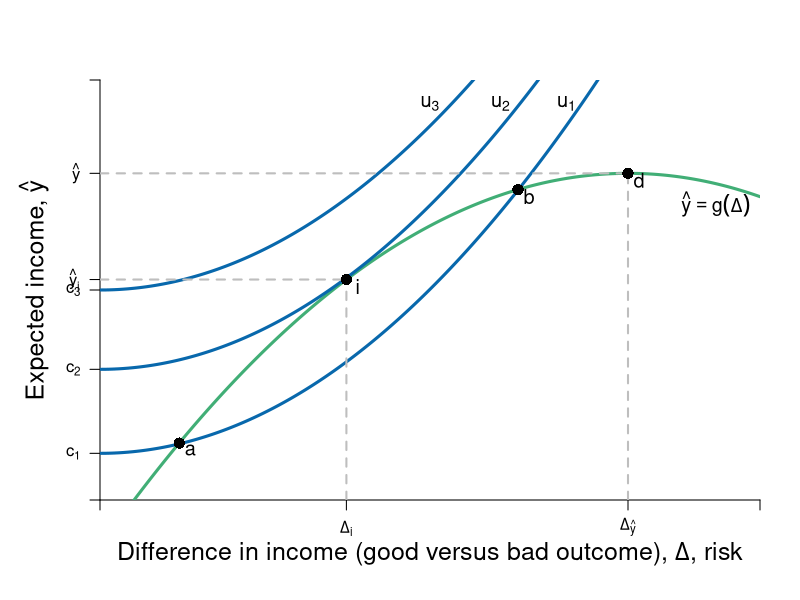

The R script that drew this image:
require(ggplot2)
require(shape)
pdf(file = "risk/risk_return.pdf", width = 9, height = 7)

#Set parameters for graphics
axislabelsize <- 1.5
labelsize <- 1.2
graphlinewidth <- 3
segmentlinewidth <- 2
a <- c(2, 4, 6)


COL <- c("#7fc97f", "#beaed4", "#fdc086", "#ffff99", "#386cb0", "#f0027f", "#bf5b17", "#666666")
COLA <- c("#e0f3db", "#99d8c9","#66c2a4","#41ae76", "#238b45", "#005824")
COLB <- c("#c6dbef", "#4eb3d3", "#2b8cbe", "#0868ac","#084081")
COLC <- c("#fcfbfd", "#efedf5", "#dadaeb", "#bcbddc", "#9e9ac8", "#807dba", "#6a51a3", "#54278f", "#3f007d")

par(mar =  c(5, 5, 4, 2))
xlims <- c(0, 15)
ylims <- c(0, 18)

riskreturn <- function(g, int1 = 14, int2 = 4, coeff = 1/3){
  int1 - (int2 - (coeff)*g)^2
}

indiffA <- function(g, intercept = 3, slope = 0.125){
  intercept  + slope*g^2
}


#Plot command 
plot(0, 0, xlim = xlims, ylim = ylims, 
     type = "n",
     xlab = expression(paste("")),
     ylab = expression(paste("")), 
     axes = FALSE,
     # xlab = expression(paste("Bob's Payoff, ", u^B)),
     # ylab = expression(paste("Alfredo's Payoff, ", u^A)),
     #xaxt = "n", 
     #yaxt = "n", 
     cex.lab = axislabelsize, 
     bty = "n", 
     xaxs="i", 
     yaxs="i"
)


#Customize ticks and labels for the plot
# ticksy <- seq(ylims[1], ylims[2], 3)
# ylabels <- seq(ylims[1], ylims[2], 3)
# ticksx <- seq(xlims[1], xlims[2], 5)
# xlabels <- seq(xlims[1], xlims[2], 5)
ticksy <- c(0,  2, 5.6, 9, riskreturn(g = 5.6), riskreturn(g = 12) ,ylims[2])
ylabels <- c(NA, expression(paste(c[1])), expression(paste(c[2])), expression(paste(c[3])), expression(paste(hat(y)[i])), expression(paste(hat(y) )), NA)
ticksx <- c(0, 5.6, 12, xlims[2])
xlabels <- c(NA, expression(paste(Delta[i])), expression(paste(Delta[hat(y) ])), NA)

axis(1, at = ticksx, pos = 0, labels = xlabels)
axis(2, at = ticksy, pos = 0, labels = ylabels, las = 1)
mtext(expression(paste("Difference in income (good versus bad outcome), ", Delta, ", risk")), side = 1, line = 2.5, cex = axislabelsize)
text(xlims[1] - 1.5, ylims[2] - 0.5*(ylims[2] - ylims[1]), expression(paste("Expected income, ", hat(y))), xpd = TRUE, cex = axislabelsize, srt = 90) 

npts <- 500 
xx1 <- seq(xlims[1], xlims[2], length.out = npts)
lines(xx1, riskreturn(xx1), col = COLA[4], lwd = graphlinewidth, lty = 1)
lines(xx1, indiffA(xx1, intercept = 2), col = COLB[4], lwd = graphlinewidth, lty = 1)
lines(xx1, indiffA(xx1, intercept = 5.6), col = COLB[4], lwd = graphlinewidth, lty = 1)
lines(xx1, indiffA(xx1, intercept = 9), col = COLB[4], lwd = graphlinewidth, lty = 1)


#Add points a, b, c and c
segments(5.6, 0, 5.6, riskreturn(g = 5.6), lty = 2, col = "gray", lwd = segmentlinewidth)
segments(0, riskreturn(g = 5.6), 5.6, riskreturn(g = 5.6), lty = 2, col = "gray", lwd = segmentlinewidth)
points(5.6, riskreturn(g = 5.6), pch = 16, col = "black", cex = 1.5)
text(5.6 + 0.25, riskreturn(g = 5.6) - 0.3, expression(i), cex = labelsize)


segments(12, 0, 12, riskreturn(g = 12) , lty = 2, col = "gray", lwd = segmentlinewidth)
segments(0, riskreturn(g = 12) , 12, riskreturn(g = 12) , lty = 2, col = "gray", lwd = segmentlinewidth)
points(12, riskreturn(g = 12) , pch = 16, col = "black", cex = 1.5)
text(12 + 0.25, riskreturn(g = 12) - 0.3, expression(d), cex = labelsize)


points(1.8, riskreturn(g = 1.8) , pch = 16, col = "black", cex = 1.5)
text(1.8 + 0.25, riskreturn(g = 1.8) - 0.3, expression(a), cex = labelsize)


points(9.5, riskreturn(g = 9.5) , pch = 16, col = "black", cex = 1.5)
text(9.5 + 0.25, riskreturn(g = 9.5) - 0.3, expression(b), cex = labelsize)


#Label risk return schedule
text(14, 12.7, expression(paste(hat(y) == g(Delta))), cex = labelsize)

#Label value functions
text(10.6, 17, expression(u[1]), cex = labelsize)
text(9.1, 17, expression(u[2]), cex = labelsize)
text(7.5, 17, expression(u[3]), cex = labelsize)


dev.off()
